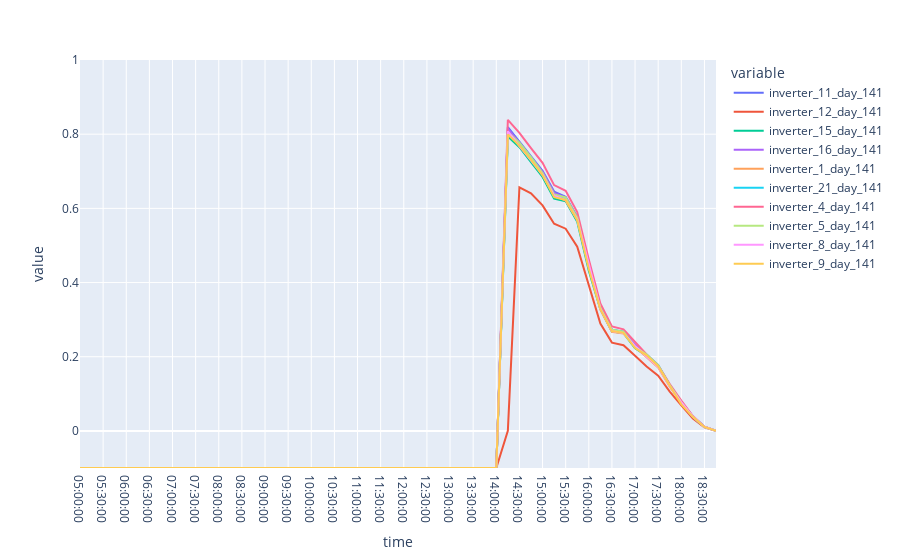
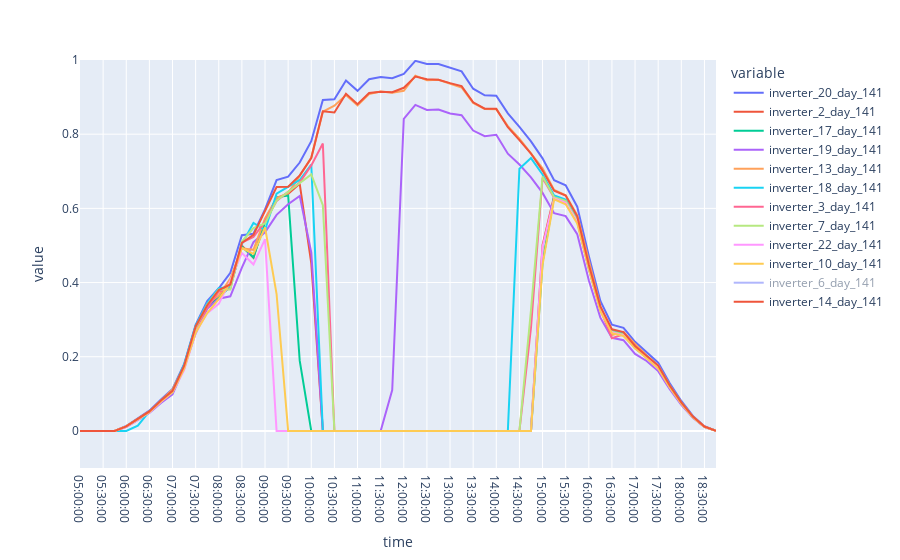

The notebook cell saved with these charts, in order:
### Code cell
cluster = 12 
day = "day_141"
plot_cluster_analysis(clustering_result_df, plant_daily_curves_df, day, cluster)
